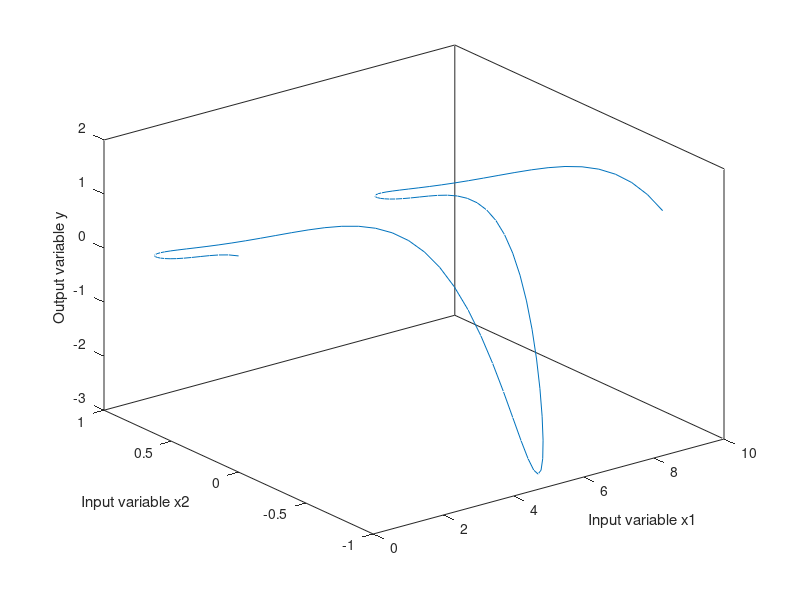

MATLAB code to generate this figure: (Note: this script raises an error after producing the figure.)
% ========================
% Filename: ANFIS_Sugeno.m
% ========================

echo on;

% ============================================
% ANFIS: Adaptive Neuro-Fuzzy Inference System
% ============================================

% ============================================================================
% Reference: Negnevitsky, M., "Artificial Intelligence: A Guide to Intelligent  
%            Systems", 2nd edn. Addison Wesley, Harlow, England, 2005.
%            Sec. 8.4 ANFIS: Adaptive Neuro-Fuzzy Inference System
% ============================================================================

% ===================================================================
% Problem: An ANFIS is required to approximate a non-linear function.
% ===================================================================

% Hit any key to define and plot a non-linear function to be approximated. 
pause

x1=(0:0.1:10)';
x2=sin(x1);
y=cos(2*x1)./exp(x2);

figure('name','Trajectory of the function');
plot3(x1,x2,y);
set(gca,'box','on');
xlabel('Input variable x1');
ylabel('Input variable x2');
zlabel('Output variable y');
hold on;

% Hit any key to define the number of membership functions to be assigned to
% each input variable, type of the membership function, and the number of 
% training epochs.
pause 

numMFs = 2;         % Number of membership functions assigned to an input variable
mfType = 'gbellmf'; % Type of the membership function
epoch_n = 100;      % Number of training epochs

% Hit any key to generate the ANFIS.
pause

trnData = [x1 x2 y];
in_fismat = genfis1(trnData,numMFs,mfType);

% Hit any key to plot initial membership functions of the ANFIS. 
pause 

[a1,mf1] = plotmf(in_fismat,'input',1);
figure('name','Initial membership functions of the input variables')
subplot(2,1,1), plot(a1,mf1);
xlabel('Input variable x1');
ylabel('Degree of membership');

% Hit any key to continue.
pause

[a2,mf2] = plotmf(in_fismat,'input',2);
subplot(2,1,2), plot(a2,mf2);
xlabel('Input variable x2');
ylabel('Degree of membership');

% Hit any key to train the ANFIS. 
pause

out_fismat = anfis(trnData,in_fismat,epoch_n);

% Hit any key to plot the ANFIS membership functions after training. 
pause 

[a1,mf1] = plotmf(out_fismat,'input',1);
figure('name','Final membership functions of the input variables')
subplot(2,1,1), plot(a1,mf1); 
xlabel('Input variable x1');
ylabel('Degree of membership');

% Hit any key to continue.
pause

[a2,mf2] = plotmf(out_fismat,'input',2);
subplot(2,1,2), plot(a2,mf2);
xlabel('Input variable x2');
ylabel('Degree of membership');

% Hit any key to plot the ANFIS output after training.
pause

figure('name','The ANFIS otput after training')
plot3(x1,x2,y,'b-',x1,x2,evalfis([x1 x2],out_fismat),'r.');
set(gca,'box','on');
xlabel('Input variable x1');
ylabel('Input variable x2');
zlabel('Output variable y');
legend('Training data','ANFIS output',2);

echo off
disp('end of ANFIS_Sugeno')
